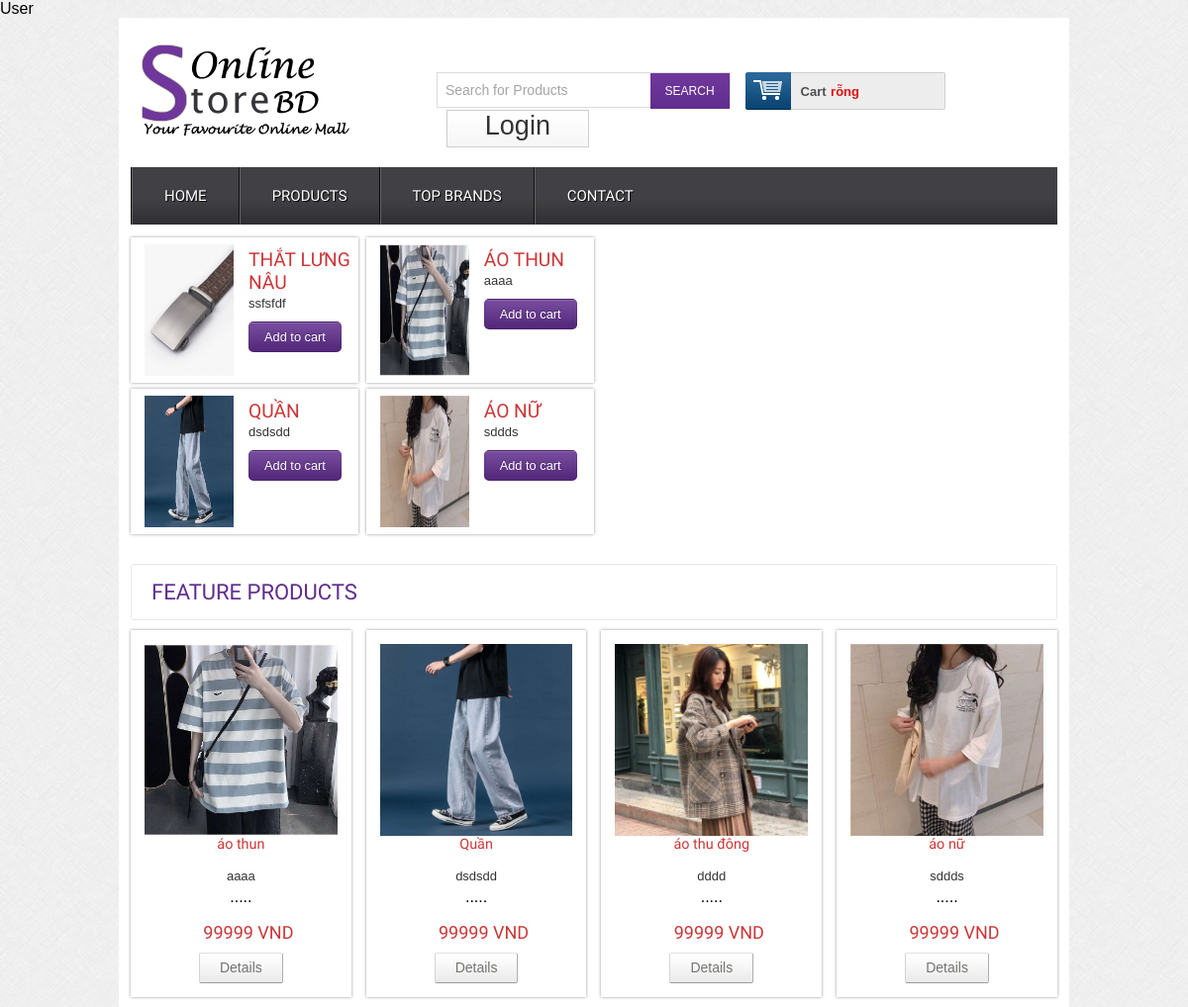
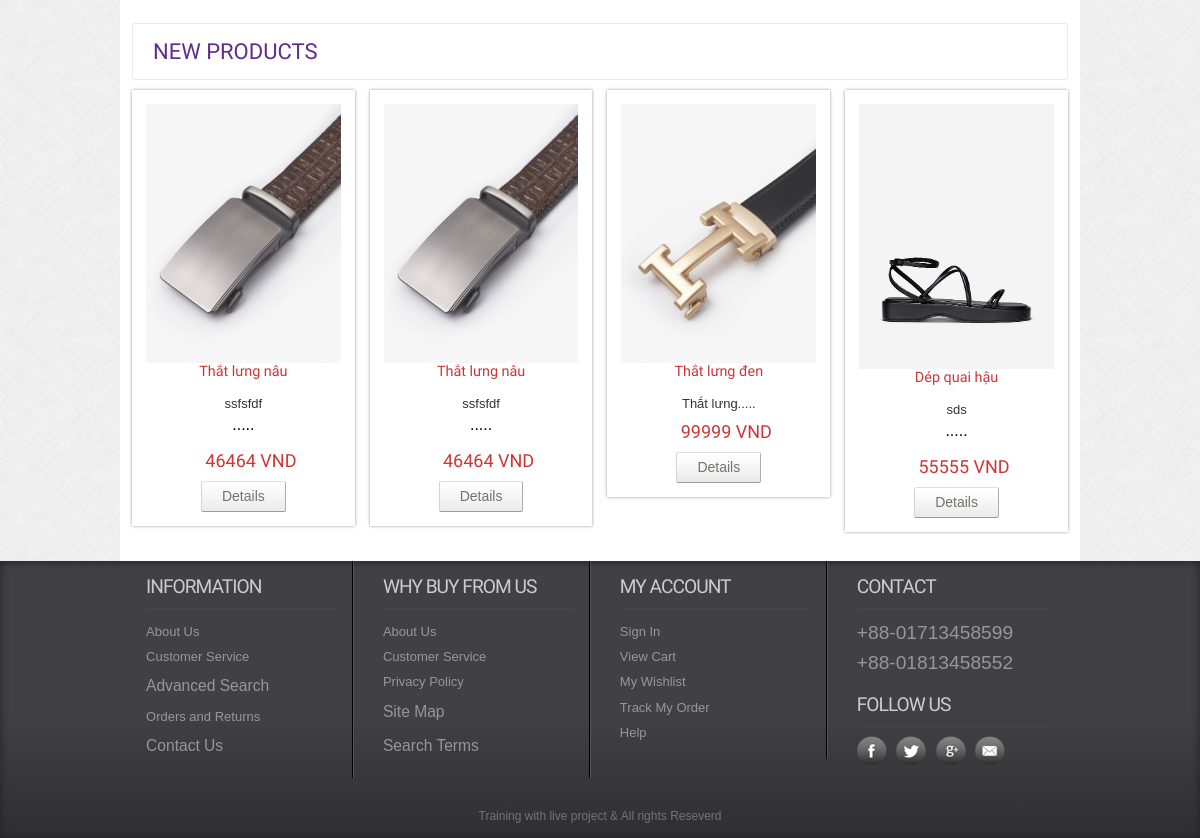
The page / on the database its author committed (2 pictures, top to bottom).
### tables this page shows
CREATE TABLE `tbl_product` (
  `product_id` int(11) NOT NULL,
  `product_Name` tinytext NOT NULL,
  `cat_id` int(11) NOT NULL,
  `brand_id` int(11) NOT NULL,
  `decription` text NOT NULL,
  `type` int(11) NOT NULL,
  `price` varchar(255) NOT NULL,
  `image` varchar(255) NOT NULL
);

### lib/database.php (called while the page is built, shortened)
<?php
Class Database{
   public $host   = DB_HOST;
   public $user   = DB_USER;
   public $pass   = DB_PASS;
   public $dbname = DB_NAME;
   public $link;
private function connectDB(){
   $this->link = new mysqli($this->host, $this->user, $this->pass,
    $this->dbname);
 }
public function select($query){
  $result = $this->link->query($query) or
   die($this->link->error.__LINE__);
  if($result->num_rows > 0){
    return $result;
  } else {
    return false;
  }
 }
}

### class/product.php (called while the page is built, shortened)
<?php
$filepath = realpath(dirname(__FILE__));
    require_once $filepath.'/../lib/database.php';
    require_once $filepath.'/../helper/format.php';
?>
<?php
    class product
    {
        private $db;
        public function __construct()
        {
            $this->db=new Database();
        }
        public function getproduct(){
            $query="select * from tbl_product where type ='0' limit 4 ";
            $result=$this->db->select($query);
            return $result;
        }
        public function getproduct_new(){
            $query="select * from tbl_product order by product_id desc limit 4 ";
            $result=$this->db->select($query);
            return $result;
        }
        public function getlouis(){
            $query="select * from tbl_product where brand_id ='8' order by product_id desc limit 1 ";
            $result=$this->db->select($query);
            return $result;
        }
        public function getgucci(){
            $query="select * from tbl_product where brand_id ='9' order by product_id desc limit 1 ";
            $result=$this->db->select($query);
            return $result;
        }
        public function gethermes(){
            $query="select * from tbl_product where brand_id ='10' order by product_id desc limit 1 ";
            $result=$this->db->select($query);
            return $result;
        }
        public function getceline(){
            $query="select * from tbl_product where brand_id ='11' order by product_id desc limit 1 ";
            $result=$this->db->select($query);
            return $result;
        }
    }
?>

### helper/format.php (called while the page is built, shortened)
<?php
class Format{
 public function textShorten($text, $limit = 400){
    $text = $text. " ";
    $text = substr($text, 0, $limit);
    $text = substr($text, 0, strrpos($text, ' '));
    $text = $text.".....";
    return $text;
 }
}
?>

### index.php (the view, shortened to what this page needs)
<?php
	include_once 'include/header.php';
	include_once 'include/slider.php';
?>
<div class="main">
    <div class="content">
        <div class="content_top">
            <div class="heading">
                <h3>Feature Products</h3>
            </div>
        </div>
        <div class="section group">
            <?php
              $getproduct = $product->getproduct();
              if($getproduct){
                while($result = $getproduct ->fetch_assoc()){
            ?>
            <div class="grid_1_of_4 images_1_of_4">
                <a href="detail.php"><img src="admin/upload/<?php echo $result['image']?>" alt="" /></a>
                <h2><?php echo $result['product_Name']?></h2>
                <p><?php echo $fm->textShorten($result['decription'], 20)?></p>
                <p><span class="price"><?php echo $result['price']." VND"?></span></p>
                <div class="button"><span><a href="detail.php?product_id=<?php echo $result['product_id'] ?>"
                            class="details">Details</a></span>
                </div>
            </div>
            <?php
             }}
            ?>
        </div>
        <div class="content_bottom">
            <div class="heading">
                <h3>New Products</h3>
            </div>
        </div>
        <div class="section group">
            <?php
              $getproduct_new = $product->getproduct_new();
              if($getproduct_new){
                while($result_new = $getproduct_new ->fetch_assoc()){
            ?>
            <div class="grid_1_of_4 images_1_of_4">
                <a href="detail.php"><img src="admin/upload/<?php echo $result_new['image']?>" alt="" /></a>
                <h2><?php echo $result_new['product_Name']?></h2>
                <p><?php echo $fm->textShorten($result_new['decription'], 20)?></p>
                <p><span class="price"><?php echo $result_new['price']." VND"?></span></p>
                <div class="button"><span><a href="detail.php?product_id=<?php echo $result_new['product_id'] ?>"
                            class="details">Details</a></span></div>
            </div>
            <?php
             }}
            ?>
        </div>
    </div>
</div>
</div>
<?php
include_once 'include/footer.php';
?>

### include/slider.php (shortened to what this page needs)
<div class="header_bottom">
    <div class="header_bottom_left">
        <div class="section group">
            <?php $getlouis= $product-> getlouis();
                if($getlouis){
                    while($result_getlouis= $getlouis->fetch_assoc()){
            ?>
            <div class="listview_1_of_2 images_1_of_2">
                <div class="listimg listimg_2_of_1">
                    <a href="detail.php?product_id=<?php echo $result['product_id'] ?>"> <img
                            src="admin/upload/<?php echo $result_getlouis['image']; ?>" alt="" /></a>
                </div>
                <div class="text list_2_of_1">
                    <h2><?php echo $result_getlouis['product_Name']; ?></h2>
                    <p><?php echo $result_getlouis['decription']; ?></p>
                    <div class="button"><span><a
                                href="detail.php?product_id=<?php echo $result_getlouis['product_id'] ?>">Add to
                                cart</a></span></div>
                </div>
            </div>
            <?php }}?>
            <?php $getgucci= $product-> getgucci();
                if($getgucci){
                    while($result_getgucci= $getgucci->fetch_assoc()){
            ?>
            <div class="listview_1_of_2 images_1_of_2">
                <div class="listimg listimg_2_of_1">
                    <a href="detail.php?product_id=<?php echo $result['product_id'] ?>"><img
                            src="admin/upload/<?php echo $result_getgucci['image']; ?>" alt="" /></a>
                </div>
                <div class="text list_2_of_1">
                    <h2><?php echo $result_getgucci['product_Name']; ?></h2>
                    <p><?php echo $result_getgucci['decription']; ?></p>
                    <div class="button"><span><a
                                href="detail.php?product_id=<?php echo $result_getgucci['product_id'] ?>">Add to
                                cart</a></span></div>
                </div>
            </div>
            <?php }}?>
        </div>
        <div class="section group">
            <?php $gethermes= $product-> gethermes();
                if($gethermes){
                    while($result_gethermes= $gethermes->fetch_assoc()){
            ?>
            <div class="listview_1_of_2 images_1_of_2">
                <div class="listimg listimg_2_of_1">
                    <a href="detail.php?product_id=<?php echo $result['product_id'] ?>"> <img
                            src="admin/upload/<?php echo $result_gethermes['image']; ?>" alt="" /></a>
                </div>
                <div class="text list_2_of_1">
                    <h2><?php echo $result_gethermes['product_Name']; ?></h2>
                    <p><?php echo $result_gethermes['decription']; ?></p>
                    <div class="button"><span><a
                                href="detail.php?product_id=<?php echo $result_gethermes['product_id'] ?>">Add to
                                cart</a></span></div>
                </div>
            </div>
            <?php }}?>
            <?php $getceline= $product-> getceline();
                if($getceline){
                    while($result_getceline= $getceline->fetch_assoc()){
            ?>
            <div class="listview_1_of_2 images_1_of_2">
                <div class="listimg listimg_2_of_1">
                    <a href="detail.php?product_id=<?php echo $result['product_id'] ?>"><img
                            src="admin/upload/<?php echo $result_getceline['image']; ?>" alt="" /></a>
                </div>
                <div class="text list_2_of_1">
                    <h2><?php echo $result_getceline['product_Name']; ?></h2>
                    <p><?php echo $result_getceline['decription']; ?></p>
                    <div class="button"><span><a
                                href="detail.php?product_id=<?php echo $result_getceline['product_id'] ?>">Add to
                                cart</a></span></div>
                </div>
            </div>
            <?php }}?>
        </div>
    </div>
    <div class="header_bottom_right_images">
    </div>
</div>

### css/style.css (style rules this page uses)
html, body, div, span, applet, object, iframe, h1, h2, h3, h4, h5, h6, p, blockquote, pre, a, abbr, acronym, address, big, cite, code, del, dfn, em, img, ins, kbd, q, s, samp, small, strike, strong, sub, sup, tt, var, b, u, i, dl, dt, dd, ol, nav ul, nav li, fieldset, form, label, legend, table, caption, tbody, tfoot, thead, tr, th, td, article, aside, canvas, details, embed, figure, figcaption, footer, header, hgroup, menu, nav, output, ruby, section, summary, time, mark, audio, video { margin: 0; padding: 0; border: 0; font-size: 100%; font: inherit; vertical-align: baseline; }
a { text-decoration: none; }
img { max-width: 100%; }
body { font-family: Arial, Helvetica, sans-serif; background: url(../images/body_bg3.jpg); }
.header_bottom { margin-bottom: 10px; }
.header_bottom_left { float: left; width: 50%; padding-top: 6px; }
.section { clear: both; padding: 0px; margin: 0px; }
.group:before, .group:after { content: ""; display: table; }
.group:after { clear: both; }
.group { zoom: 1; }
.listview_1_of_2 { display: block; float: left; margin: 1.4% 0 0% 1.6%; box-shadow: 0px 0px 3px rgb(150, 150, 150); }
.listimg { text-align: center; float: left; }
.text { display: block; float: left; margin: 2% 0 0% 3.6%; }
.listview_1_of_2:first-child { margin-left: 0; }
.images_1_of_2 { width: 46.2%; padding: 1.5%; }
.listimg_2_of_1 { width: 48.2%; }
.list_2_of_1 { width: 48.2%; }
.images_1_of_2 img { height: 133px; width: 90px; }
.list_2_of_1 h2 { color: #cc3636; font-size: 1.2em; font-family: "Monda", sans-serif; font-weight: normal; text-transform: uppercase; }
.list_2_of_1 p { font-size: 0.8125em; color: #333; line-height: 1.6em; font-family: verdana, arial, helvetica, helve, sans-serif; padding: 0; }
.list_2_of_1 .button { line-height: 1.9em; margin-top: 0.5em; }
.list_2_of_1 .button a { padding: 7px 15px; font-size: 0.8em; font-family: Arial, "Helvetica Neue", "Helvetica", Tahoma, Verdana, sans-serif; border: 1px solid rgba(0, 0, 0, 0.1); background: #602d8d url(../images/large-button-overlay.png); color: #fff; text-shadow: 0 -1px 1px rgba(0, 0, 0, 0.25); -moz-border-radius: 5px; -webkit-border-radius: 5px; border-radius: 5px; }
.header_bottom_right_images { float: left; width: 49%; margin-left: 1%; padding-top: 15px; }
.content { padding: 20px 0; background: #fff; }
.content h2 { font-size: 23px; color: #6c6c6c; font-family: "Monda", sans-serif; }
.content_top { padding: 15px 20px; border: 1px solid #ebe8e8; border-radius: 3px; }
.content_bottom { padding: 15px 20px; border: 1px solid #ebe8e8; border-radius: 3px; margin-top: 2.6%; }
.heading { float: left; margin-right: 10%; }
.heading h3 { font-family: "Monda", sans-serif; font-size: 22px; color: #602d8d; text-transform: uppercase; }
.grid_1_of_4 { display: block; float: left; margin: 1% 0 1% 1.6%; box-shadow: 0px 0px 3px rgb(150, 150, 150); }
.grid_1_of_4:first-child { margin-left: 0; }
.images_1_of_4 { width: 20.8%; padding: 1.5%; text-align: center; position: relative; }
.images_1_of_4 img { max-width: 100%; }
.images_1_of_4 h2 { color: #cc3636; font-family: "Monda", sans-serif; font-size: 0.9em; font-weight: normal; }
.images_1_of_4 p { font-size: 0.8125em; padding: 0.4em 0; color: #333; }
.images_1_of_4 p span.price { font-size: 18px; font-family: "Monda", sans-serif; color: #cc3636; margin-left: 15px; }
.images_1_of_4 .button { float: left; line-height: 1.9em; margin-top: 0.3em; width: 100%; }
.images_1_of_4 .button a { padding: 7px 20px; font-size: 0.8em; }
.images_1_of_4 .button a { font-family: "Trebuchet MS", Arial, Helvetica, sans-serif; font-size: 14px; line-height: 15px; text-transform: none; color: #737370; text-decoration: none !important; background: url(../images/button-bg.png) repeat-x 0 0 #e8e8e8; display: inline-block; border-left: 1px solid #d4d4d4 !important; border-right: 1px solid #adadad !important; border-top: 1px solid #e0e0e0 !important; border-bottom: 1px solid #9c9c9c !important; cursor: pointer !important; margin: 0 2px; border-radius: 2px; -moz-border-radius: 2px; -webkit-border-radius: 2px; -webkit-transition: all 0.5s ease; -moz-transition: all 0.5s ease; -o-transition: all 0.5s ease; transition: all 0.5s ease; }

### rows shown on the page
tbl_product: image (picture), product_Name "THẮT LƯNG NÂU", decription "ssfsfdf", product_Name "Thắt lưng nâu", decription "ssfsfdf .....", price "46464"
tbl_product: image (picture), product_Name "ÁO THUN", decription "aaaa", product_Name "áo thun", decription "aaaa .....", price "99999"
tbl_product: image (picture), product_Name "QUẦN", decription "dsdsdd", product_Name "Quần", decription "dsdsdd .....", price "99999"
tbl_product: image (picture), product_Name "ÁO NỮ", decription "sddds", product_Name "áo nữ", decription "sddds .....", price "99999"
tbl_product: image (picture), product_Name "áo thu đông", decription "dddd .....", price "99999"
tbl_product: image (picture), product_Name "Thắt lưng nâu", decription "ssfsfdf .....", price "46464"
tbl_product: image (picture), product_Name "Thắt lưng đen", decription "Thắt lưng.....", price "99999"
tbl_product: image (picture), product_Name "Dép quai hậu", decription "sds .....", price "55555"
